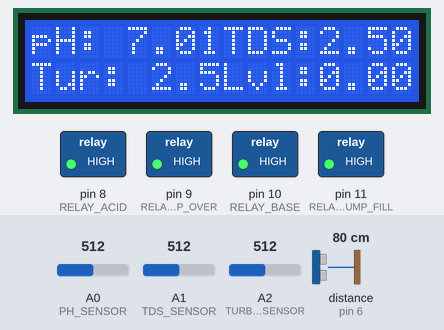
The sketch below on a simulated Arduino Uno, built with avr-gcc and run on an emulated ATmega328P. Shown: 16×2 character LCD, switched loads named in the sketch (green lamp = pin HIGH). Wiring (inferred from the names in the program): ultrasonic range finder: trigger pin 7; echo pin 6. The test bench sets the inputs (shaded band); at power-on: distance to the obstacle (sensor on pin 6) 80 cm, A0 (PH_SENSOR) = 512, A1 (TDS_SENSOR) = 512, A2 (TURBIDITY_SENSOR) = 512. The echo pulse lasts 58.3 µs per cm; pins used as bus, display or sensor lines are not drawn; what the sketch prints to the serial monitor is not drawn.

Above: at 3.2 s.
3.3 s: distance to the obstacle (sensor on pin 6) set to 33 cm
4.8 s: distance to the obstacle (sensor on pin 6) set to 28 cm
At 6.2 s:
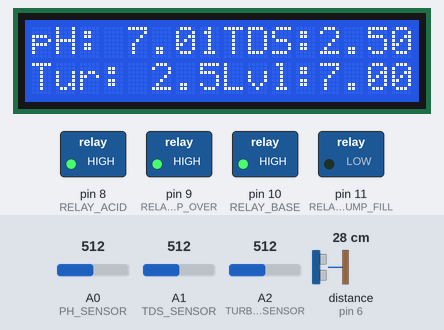
6.6 s: A0 (PH_SENSOR) set to 533
At 7.3 s:
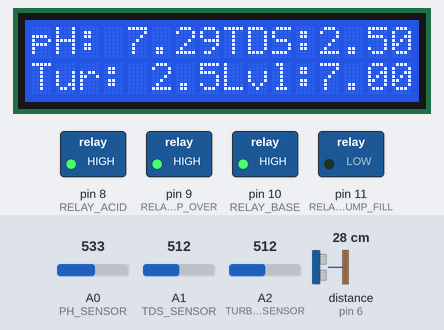
8.1 s: A0 (PH_SENSOR) set to 563
At 8.8 s:
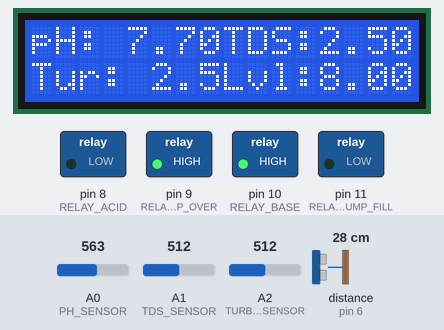
9.6 s: distance to the obstacle (sensor on pin 6) set to 14 cm
At 10.0 s:
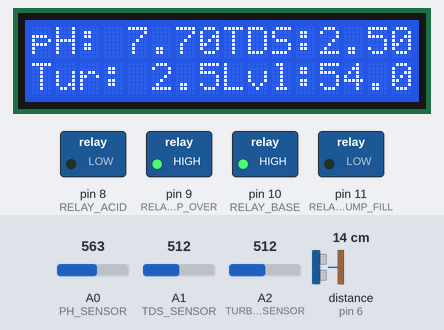
11.1 s: distance to the obstacle (sensor on pin 6) set to 11 cm
At 11.5 s:
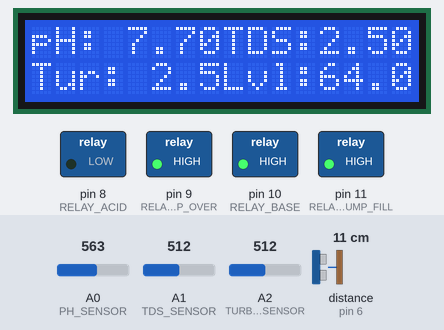
Timing chart, 0 to 13.6 s (numbered marks = the images above; inputs shaded):
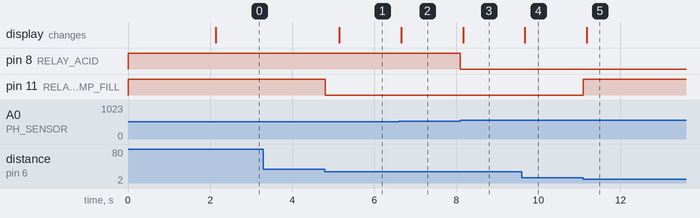

Measured:
- the behaviour switches between 31 and 30 cm on distance to the obstacle (sensor on pin 6) (found by bisection; images 0 and 1)
- the behaviour switches between 548 and 549 on A0 (PH_SENSOR) (found by bisection; images 2 and 3)
- the behaviour switches between 13 and 12 cm on distance to the obstacle (sensor on pin 6) (found by bisection; images 4 and 5)
- after the input at 3.3 s, every drawn part: stays the same
- after the input at 4.8 s, pin 11 (RELAY_PUMP_FILL): HIGH → LOW at once; the display: changes after 0.35 s (image 1)
- after the input at 6.6 s, the display: changes after 0.05 s (image 2)
- after the input at 8.1 s, pin 8 (RELAY_ACID): HIGH → LOW at once; the display: changes after 0.07 s (image 3)
- after the input at 9.6 s, the display: changes after 0.07 s (image 4)
- after the input at 11.1 s, pin 11 (RELAY_PUMP_FILL): LOW → HIGH at once; the display: changes after 0.08 s (image 5)

The sketch:

full_arduino.ino
```cpp
#include <Wire.h>
#include <LiquidCrystal_I2C.h>
#include <SoftwareSerial.h>

#define TRIG 7
#define ECHO 6
#define PH_SENSOR A0
#define TDS_SENSOR A1
#define TURBIDITY_SENSOR A2

#define RELAY_ACID 8
#define RELAY_BASE 10
#define RELAY_PUMP_FILL 11
#define RELAY_PUMP_OVER 9

const int tankHeight = 30;  // Define your tank height in cm
float waterLevelPercent = 0;
unsigned long lastSendTime = 0;
unsigned long displastSendTime = 0;
float waterLevelPercent_var = 0;


LiquidCrystal_I2C lcd(0x27, 16, 2);

// Serial for ESP8266
SoftwareSerial espSerial(2, 3);  // RX, TX

void setup() {
  Serial.begin(9600);
  espSerial.begin(115200);

  pinMode(TRIG, OUTPUT);
  pinMode(ECHO, INPUT);
  pinMode(RELAY_PUMP_FILL, OUTPUT);
  pinMode(RELAY_ACID, OUTPUT);
  pinMode(RELAY_BASE, OUTPUT);
  pinMode(RELAY_PUMP_OVER, OUTPUT);

  digitalWrite(RELAY_PUMP_FILL, HIGH);
  digitalWrite(RELAY_ACID, HIGH);
  digitalWrite(RELAY_BASE, HIGH);
  digitalWrite(RELAY_PUMP_OVER, HIGH);

  lcd.init();
  lcd.backlight();
  lcd.setCursor(0, 0);
  lcd.print("Water Quality");
  lcd.setCursor(0, 1);
  lcd.print("Monitoring...");
  delay(2000);
}

float getWaterLevel() {
  int water_perc = 0;
  digitalWrite(TRIG, LOW);
  delayMicroseconds(2);
  digitalWrite(TRIG, HIGH);
  delayMicroseconds(10);
  digitalWrite(TRIG, LOW);
  long duration = pulseIn(ECHO, HIGH);
  if (duration) {
    float distance = duration * 0.034 / 2;
    water_perc = (1 - (distance / tankHeight)) * 100;
  }

  return water_perc;
}


void controlPump(float waterLevelPercent) {
  if ((waterLevelPercent > 0) && (waterLevelPercent < 60)) {
    digitalWrite(RELAY_PUMP_FILL, LOW);
    digitalWrite(RELAY_PUMP_OVER, HIGH);
  }

  else if ((waterLevelPercent > 80) && (waterLevelPercent < 100)) {
    digitalWrite(RELAY_PUMP_FILL, HIGH);
    digitalWrite(RELAY_PUMP_OVER, LOW);
  }

  else {
    digitalWrite(RELAY_PUMP_FILL, HIGH);
    digitalWrite(RELAY_PUMP_OVER, HIGH);
  }
}

// void controlPH(float ph) {

//    int ph_int = (int)ph;
//   //  Serial.println("ph = " + String(ph_int));


//   if (ph_int > 0 && ph_int < 6) {
//     // Turn On Base Relay

//     digitalWrite(RELAY_BASE, LOW);
//     digitalWrite(RELAY_ACID, HIGH);
//   }

//   else if (ph_int > 7 && ph_int < 15) {
//     // Turn On Acid Relay

//     digitalWrite(RELAY_ACID, LOW);
//     digitalWrite(RELAY_BASE, HIGH);
//   }

//   else {
//     digitalWrite(RELAY_BASE, HIGH);
//     digitalWrite(RELAY_ACID, HIGH);
//   }
// }


void controlPH(float ph) {

  if (ph > 0 && ph < 6.5) {
    // Turn On Base Relay

    digitalWrite(RELAY_BASE, LOW);
    digitalWrite(RELAY_ACID, HIGH);
  }

  else if (ph > 7.5 && ph < 15) {
    // Turn On Acid Relay

    digitalWrite(RELAY_ACID, LOW);
    digitalWrite(RELAY_BASE, HIGH);
  }

  else {
    digitalWrite(RELAY_BASE, HIGH);
    digitalWrite(RELAY_ACID, HIGH);
  }
}

void updateLCD (float ph, float tds, float turbidity, float water) {
  lcd.clear();
  lcd.setCursor(0, 0);
  lcd.print("pH: ");
  lcd.print(ph);
  lcd.setCursor(8, 0);
  lcd.print("TDS:");
  lcd.print(tds);

  lcd.setCursor(0, 1);
  lcd.print("Tur: ");
  lcd.print(turbidity);
  lcd.setCursor(8, 1);
  lcd.print("Lvl:");
  lcd.print(water);
  lcd.print("%");
}

void loop() {
  float phValue = analogRead(PH_SENSOR) * (14.0 / 1023.0);
  float tdsValue = analogRead(TDS_SENSOR) * (5.0 / 1023.0);
  float turbidity = analogRead(TURBIDITY_SENSOR) * (5.0 / 1023.0);
  float chk_waterLevelPercent_var = getWaterLevel();
  if (chk_waterLevelPercent_var > 0.00) {
    waterLevelPercent_var = chk_waterLevelPercent_var;
  }


  controlPump(waterLevelPercent_var);
  controlPH(phValue);

  if (millis() - displastSendTime > 500) {
    displastSendTime = millis();
    updateLCD(phValue, tdsValue, turbidity, waterLevelPercent_var);
  }

  if (millis() - lastSendTime > 1000) {
    lastSendTime = millis();


    espSerial.print(phValue);
    Serial.print(phValue);
    espSerial.print(",");
    Serial.print(",");
    espSerial.print(tdsValue);
    Serial.print(tdsValue);
    espSerial.print(",");
    Serial.print(",");
    espSerial.print(turbidity);
    Serial.print(turbidity);
    espSerial.print(",");
    Serial.print(",");
    espSerial.println(waterLevelPercent_var);
    Serial.println(waterLevelPercent_var);
  }
}
```
